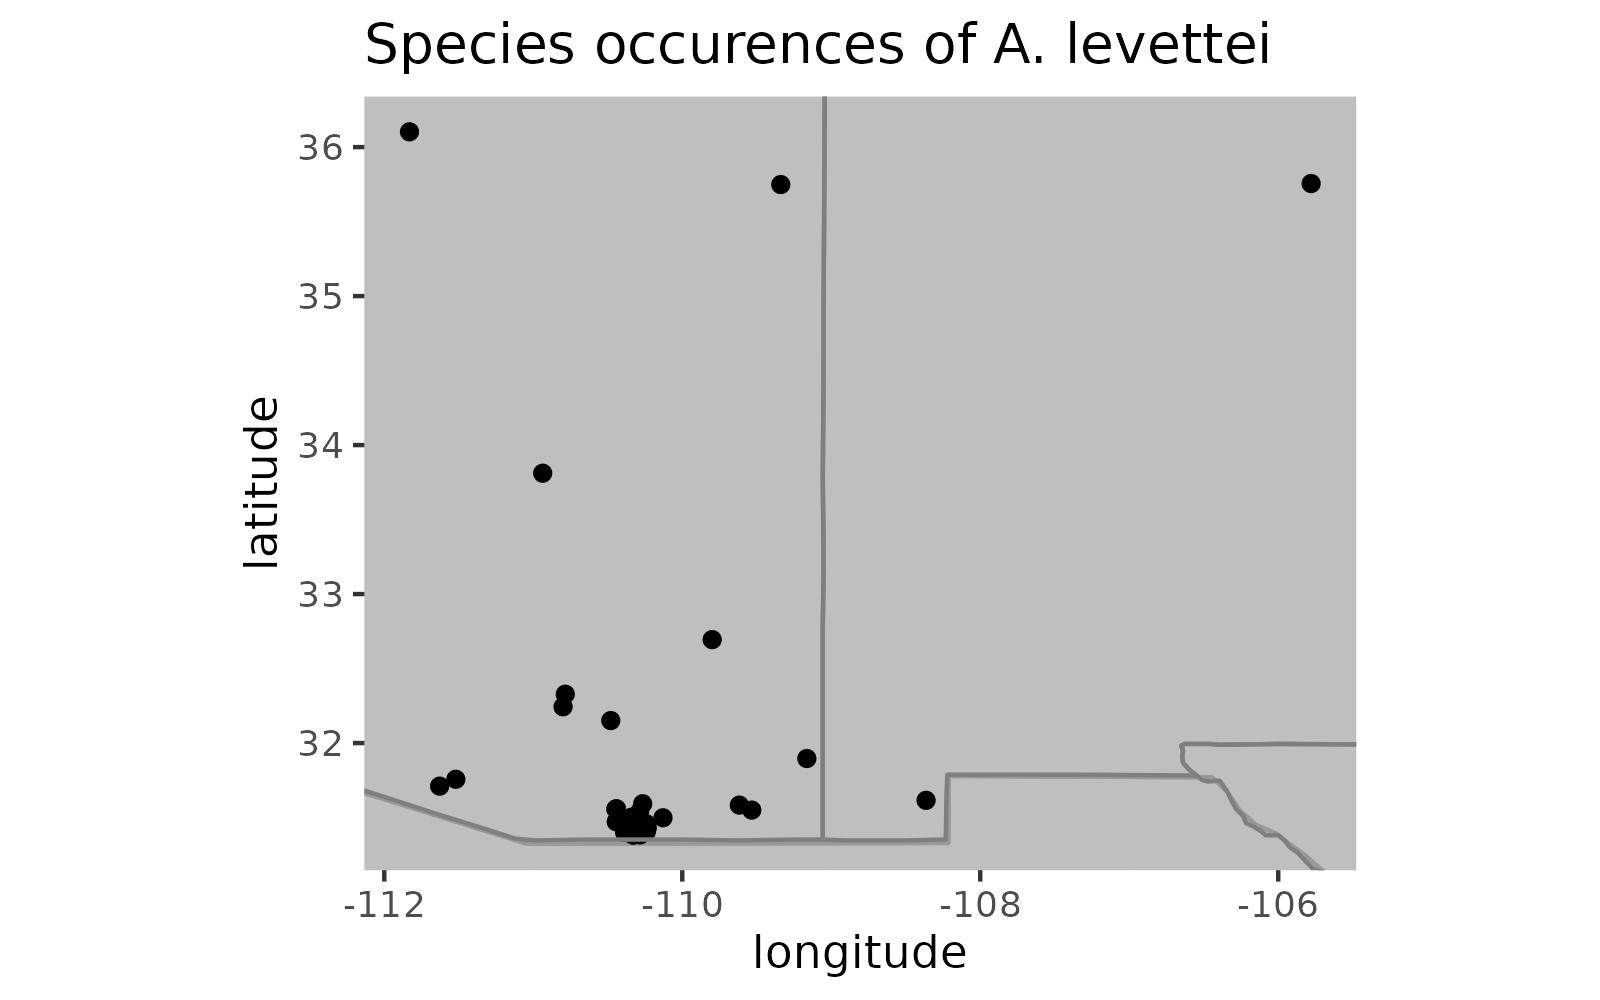

Write the R code that produced this figure.
#Install packages and load libraries:

install.packages("spocc")
install.packages("tidyverse") #includes ggplot
library(spocc)
library(tidyverse)

snailquery <- occ(query = "Ashmunella levettei", from = "gbif", limit = 4000)

# Drill down to get the data using "$", and show from Env window
snail <- snailquery$gbif$data$Ashmunella_levettei

#deal w/ NAs
noNA <- snail %>% filter(latitude != "NA", longitude != "NA")

#remove duplicates
noDupSn <- noNA %>% mutate(location = paste(latitude, longitude, dateIdentified, sep = "/")) %>%
  distinct(location, .keep_all = TRUE)

cleanSnail <- snail %>% 
  filter(latitude != "NA", longitude != "NA") %>%
  mutate(location = paste(latitude, longitude, dateIdentified, sep = "/")) %>%
  distinct(location, .keep_all = TRUE)

xmax <- max(cleanSnail$longitude)
xmin <- min(cleanSnail$longitude)
ymax <- max(cleanSnail$latitude)
ymin <- min(cleanSnail$latitude)
wrld <- ggplot2::map_data("world")

ggplot()+
  geom_polygon(data=wrld, mapping=aes(x=long, y=lat, group=group), fill="grey75", colour="grey60")+
  geom_point(data=cleanSnail, mapping=aes(x=longitude, y=latitude), show.legend = FALSE)+
  labs(title="Species occurences of A. levettei", x="longitude", y="latitude")+
  coord_fixed(xlim = c(xmin, xmax), ylim = c(ymin, ymax))+
  scale_size_area()+
  borders("state")

#occurrence points are geographical observations noted within GBIF
##seen in southern Arizona mostly, but a few points noted in other parts of Arizona and New Mexico
#but very few, so not sure if accurate or not
